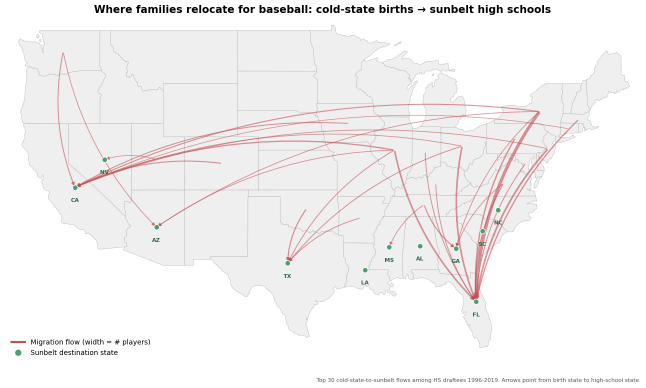
#> input picture figures/fig10_migration_flows.png, 1292 x 776 px (shown at 1/2 size); its folder holds 5 pictures in this run
$ python v3_make_figure_index.py
#> lines starting #> are read from the running program, lines starting #| are printed output that depends on the picture
"""
Step 16 — Figure index.

Scans figures/ and produces:
  figures/FIGURE_INDEX.md       captioned list of every figure (for slide-building)
  figures/_contact_sheet.png    thumbnail montage of all figures

Run:  python scripts/v3_make_figure_index.py
"""

import os
import sys
import glob

try:
    import matplotlib
    matplotlib.use('Agg')
    import matplotlib.pyplot as plt
    import matplotlib.image as mpimg
except ImportError:
    print("ERROR: matplotlib required. pip install matplotlib")
    sys.exit(1)

OUTDIR = 'figures'

# One-line captions keyed by filename stem.
CAPTIONS = {
    'fig1_distance_doseresponse': 'MLB reach rate by birth-to-HS distance bin (the dose-response headline).',
    'fig2_selection_thresholds': 'Mover vs stayer at each WAR threshold; gap shrinks at higher bars (selection, not talent).',
    'fig3_career_war_distribution': 'Career WAR among MLB-reachers: movers and stayers identical (boxplot).',
    'fig4_hs_quality_robustness': 'Mover odds ratio stable across 6 HS-quality model specs.',
    'fig5_signed_interaction': 'Mover effect by signed status; larger among non-signers.',
    'fig6_distance_histogram': 'Raw birth-to-HS distance distribution (zoom + full-range log-y).',
    'fig7_logdistance_distribution': 'Log-distance distribution; stayer spike + mover hump.',
    'fig8_prob_mlb_vs_distance': 'P(reach MLB) vs distance with Wilson CIs + logistic fit.',
    'fig9_net_migration_choropleth': 'Net mover flow per state (green = net arrivals).',
    'fig10_migration_flows': 'Arrow flow map of largest cold-state to sunbelt moves.',
    'fig11_city_bubbles_hs': 'High-school-city bubbles: volume + MLB production by town.',
    'fig12_city_bubbles_birth': 'Birth-city bubbles: where drafted players originate.',
    'fig13_heatmap_mlb_rate': 'Grid-cell MLB reach rate (shrunk), top markets labeled with s/n.',
    'fig14_heatmap_war_quality': 'Grid-cell career WAR per draftee (shrunk), top markets labeled with n.',
    'fig15_mlb_pct_by_mile_bar': 'MLB% by exact mile (bar, no buckets).',
    'fig16_mlb_pct_by_mile_logpoints': 'MLB% by exact mile (log-x; point size = #players).',
    'fig17_mover_by_path': 'Mover vs stayer reach rate: HS vs college vs combined.',
    'fig18_mover_or_by_path': 'Mover odds ratio HS (1.66) vs college (1.14) from interaction model.',
    'fig19_threshold_sensitivity': 'Mover odds ratio across mover-cutoff choices (1-50 mi robustness).',
    'fig21_mover_or_by_year': 'Mover odds ratio by draft year with fitted trend (temporal test).',
    'fig20_year_window_sensitivity': 'Mover effect across start-year windows (1996/1998/2000/... to 2019).',
    'fig20_mover_by_year': 'Mover effect over draft years (travel-ball era trend).',
}


def stem(path):
    return os.path.splitext(os.path.basename(path))[0]


def main():
    figs = sorted(glob.glob(os.path.join(OUTDIR, 'fig*.png')))
    if not figs:
        print(f"No figures found in {OUTDIR}/. Run the figure steps first.")
        sys.exit(1)
    print(f"Found {len(figs)} figures.")

    # Markdown index
    md = os.path.join(OUTDIR, 'FIGURE_INDEX.md')
    with open(md, 'w', encoding='utf-8') as f:
        f.write("# Figure Index — Draft Mobility V3\n\n")
        f.write(f"{len(figs)} figures. Captions are one-liners for slide-building.\n\n")
        for p in figs:
            s = stem(p)
            cap = CAPTIONS.get(s, '(no caption on file)')
            f.write(f"- **{os.path.basename(p)}** — {cap}\n")
    print(f"  saved {md}")

    # Contact sheet
    n = len(figs)
    cols = 3
    rows = (n + cols - 1) // cols
    fig, axes = plt.subplots(rows, cols, figsize=(cols * 5, rows * 3.2))
    axes = axes.flatten() if n > 1 else [axes]
    for ax in axes:
        ax.axis('off')
    for i, p in enumerate(figs):
        try:
            img = mpimg.imread(p)
#> img is the input picture: shape (776, 1292, 4) float32; mean R, G, B, A 0.957, 0.95, 0.95, 1
            axes[i].imshow(img)
            axes[i].set_title(os.path.basename(p), fontsize=8, fontweight='bold')
        except Exception as e:
            axes[i].text(0.5, 0.5, f"{os.path.basename(p)}\n(load error)",
                         ha='center', va='center', fontsize=7)
    fig.suptitle('Draft Mobility V3 — all figures', fontsize=14, fontweight='bold')
    fig.tight_layout(rect=[0, 0, 1, 0.98])
    sheet = os.path.join(OUTDIR, '_contact_sheet.png')
    fig.savefig(sheet, dpi=110, bbox_inches='tight')
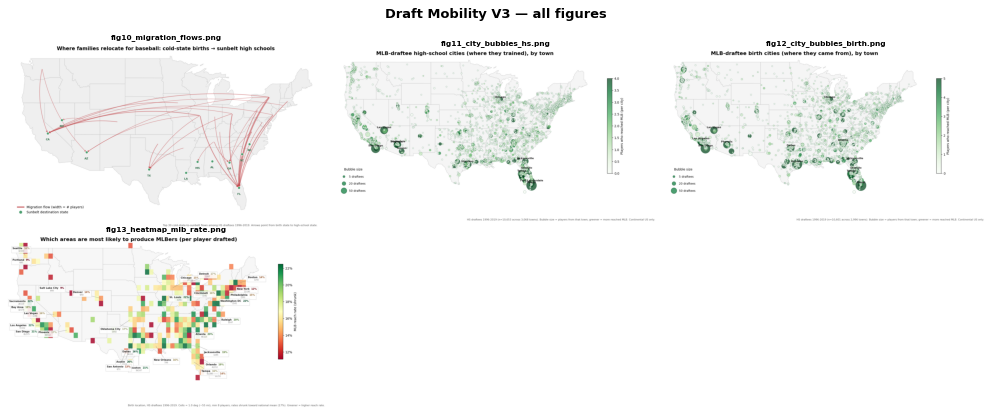
#> figure drawn by matplotlib, 4 panels
    plt.close(fig)
    print(f"  saved {sheet}")
    print(f"\nDone. Open {sheet} to see everything at a glance.")


if __name__ == '__main__':
    main()
